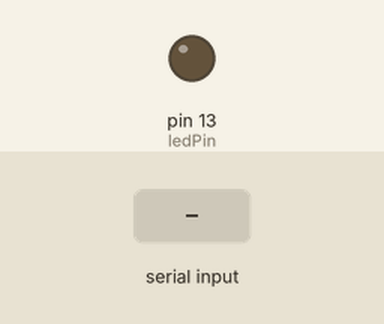
The sketch below on a simulated Arduino Uno, built with avr-gcc and run on an emulated ATmega328P. On the bench: output pins drawn as LEDs (lit = HIGH). Inputs (shaded band) come from the test bench. What the sketch prints to the serial monitor is not drawn.

Above: at 1.2 s.
1.3 s: ".\n" received over Serial
At 2.62 s:
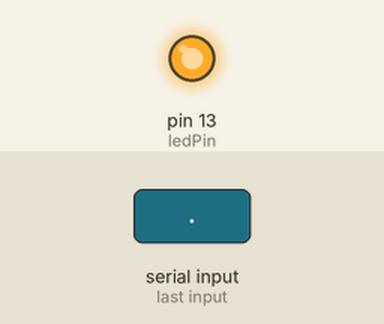
4.3 s: "-\n" received over Serial
At 7.3 s:
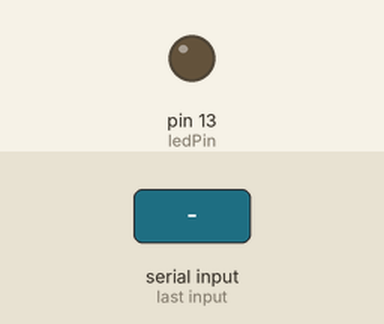
Timing chart, 0 to 8.8 s (numbered marks = the images above; inputs shaded):
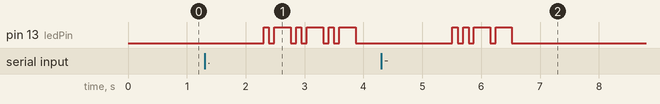

Measured:
- after the input at 1.3 s, pin 13 (ledPin): LOW → HIGH after 1.0 s, then repeats every 0.55 s: LOW 0.09 s, HIGH 0.28 s, LOW 0.09 s, HIGH 0.09 s
- after the input at 4.3 s, pin 13 (ledPin): LOW → HIGH after 1.2 s, → LOW 0.09 s later, → HIGH 0.09 s later, → LOW 0.09 s later, … (8 changes in this stretch)

The sketch:

Keyboard_CW_Keyer.ino
```cpp
// teststring:
// ABCDEFGHIJKLMNOPQRSTUVWXYZ0123456789,.?/@abcdefghijklmnopqrstuvwxyz

#include <stdarg.h>

const int ledPin =  LED_BUILTIN;// the number of the LED pin
const int wpm = 13;
unsigned char incomingByte;
int ledState = LOW;             // ledState used to set the LED
String aword;
String serialstring;
String morse;

unsigned long previousMillis = 0;
unsigned long currentMillis;
float dit_ms_calc;
unsigned int dit_ms;

void setup() {
//  dit_ms_calc = ((60/(50*wpm))*1000);
  dit_ms_calc = 6000/5/wpm;
  dit_ms = (int)dit_ms_calc;
  pinMode(ledPin, OUTPUT);

// debug
  Serial.begin(9600);
/*  Serial.print("dit_ms: ");
  Serial.println(dit_ms);
*/

}

void dit(){
  digitalWrite(ledPin, HIGH);
  delay(dit_ms);
  digitalWrite(ledPin, LOW);
  Serial.print(".");
}

void dah(){
  digitalWrite(ledPin, HIGH);
  delay(dit_ms*3);
  digitalWrite(ledPin, LOW);
  Serial.print("-");
}

void intra_char(){
  delay(dit_ms);
}

void inter_char(){
  delay(dit_ms*3);
  Serial.print("/");
}

void inter_word(){
  delay(dit_ms*4); // totals to 7 because inter_char delay is after every char
  Serial.print(" ");
}


void send_morse(){
  int i;
  for (i=0;i<morse.length();i++){
    if (morse.charAt(i)=='.'){
      dit();
    }
    if (morse.charAt(i)=='-'){
    dah();
    }
    if (i<morse.length()-1) {
    intra_char();
    }
  }
}

void send(char achar){
  morse="";
  switch(achar){
  case 'E': case 'e':
  morse=".";
  break;
  case 'I': case 'i':
  morse="..";
  break;
  case 'S': case 's':
  morse="...";
  break;
  case 'H': case 'h':
  morse="....";
  break;
  case '5':
  morse=".....";
  break;
  case '4':
  morse="....-";
  break;
  case 'V': case 'v':
  morse="...-";
  break;
  case '3':
  morse="...--";
  break;
  case 'U': case 'u':
  morse="..-";
  break;
  case 'F': case 'f':
  morse="..-.";
  break;
  case '-':
  morse="..--";
  break;
  case '2':
  morse="..---";
  break;
  case 'A': case 'a':
  morse=".-";
  break;
  case 'R': case 'r':
  morse=".-.";
  break;
  case 'L': case 'l':
  morse=".-..";
  break;
  case 'W': case 'w':
  morse=".--";
  break;
  case 'J': case 'j':
  morse=".---";
  break;
  case 'P': case 'p':
  morse=".--.";
  break;
  case '1':
  morse=".----";
  break;
  case 'T': case 't':
  morse="-";
  break;
  case 'M': case 'm':
  morse="--";
  break;
  case 'N': case 'n':
  morse="-.";
  break;
  case 'K': case 'k':
  morse="-.-";
  break;
  case 'D': case 'd':
  morse="-..";
  break;
  case 'B': case 'b':
  morse="-...";
  break;
  case '6':
  morse="-....";
  break;
  case 'X': case 'x':
  morse="-..-";
  break;
  case 'Y': case 'y':
  morse="-.--";
  break;
  case 'C': case 'c':
  morse="-.-.";
  break;
  case 'O': case 'o':
  morse="---";
  break;
  case 'G': case 'g':
  morse="--.";
  break;
  case 'Q': case 'q':
  morse="--.-";
  break;
  case 'Z': case 'z':
  morse="--..";
  break;
  case '7':
  morse="--...";
  break;
  case '0':
  morse="-----";
  break;
  case '9':
  morse="----.";
  break;
  case '8':
  morse="---..";
  break;
  case '.':
  morse=".-.-.-";
  break;
  case ',':
  morse="--..--";
  break;
  case '?':
  morse="..--..";
  break;
  case '/':
  morse="-..-.";
  break;
  case '@':
  morse=".--.-.";
  break;
  }
  send_morse();
}

void send_word(){
//  Serial.println("Sending a word");

  int i;

  for (i=0;i<aword.length();i++){
//    Serial.println(aword.charAt(i));
    send(aword.charAt(i));
//    Serial.println(aword.charAt(i));
    inter_char();
  }
  inter_word();
}

void process_string(){
  int i;
  aword="";
  for (i=0;i<serialstring.length();i++){
    if (serialstring.charAt(i)==' ' || serialstring.charAt(i)=='\n'){
      send_word();
      aword="";
    }
    else{
      aword.concat(serialstring.charAt(i));
    }
  }

}

void loop() {
        if (Serial.available() > 0) {
          serialstring=Serial.readString();
          process_string();
        }
}
```
